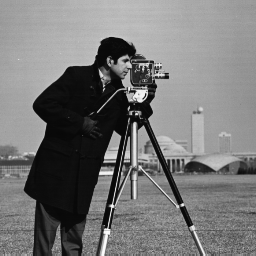
#> input picture Images/cameraman.tif, 256 x 256 px
$ jupyter execute 'Part I.ipynb'   (shell and % lines are left out)
#> lines starting #> are read from the running program, lines starting #| are printed output that depends on the picture
## Libraries

[cell 1]
import numpy as np
import matplotlib.pyplot as plt
from matplotlib.ticker import NullLocator
import matplotlib.image as mpimg
from scipy.fft import fft2, ifft2

## Read image

[cell 2]
img = mpimg.imread('Images/cameraman.tif')
#> img is the input picture: shape (256, 256); min 7, max 253, mean 118.7

## Plotting image

[cell 3]
fig, ax = plt.subplots(figsize = (8,6))

ax.imshow(img, cmap = 'gray')

plt.gca().xaxis.set_major_locator(NullLocator())
plt.gca().yaxis.set_major_locator(NullLocator())

## DFT

[cell 4]
img_DFT = fft2(img)

[cell 5]
img_DFT_real, img_DFT_imag = img_DFT.real, 1.0j*img_DFT.imag
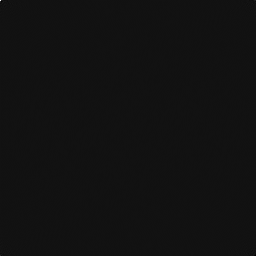
#> img_DFT_real: shape (256, 256) float64; min -591204.3, max 7780728, mean 156; drawn with min black and max white

## inverse DFT

[cell 6]
img_real = abs(ifft2(img_DFT_real))
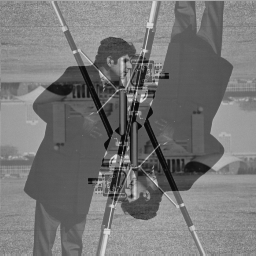
#> img_real: shape (256, 256) float64; min 8.5, max 227.5, mean 118.7

[cell 7]
img_imag = abs(ifft2(img_DFT_imag))
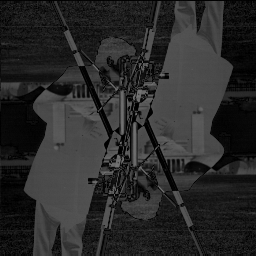
#> img_imag: shape (256, 256) float64; min 0, max 117, mean 41.6

## Plotting images

[cell 8]
fig, axs = plt.subplots(1,2, figsize = (18,7))

axs[0].imshow(img_real, cmap = 'gray')
axs[1].imshow(img_imag, cmap = 'gray')

titles = ['(a)\n', '(b)\n']

for ax, title in zip(axs, titles):

    # Set title

    ax.set_title(title, fontsize = 24)

    # Remove axis

    ax.xaxis.set_major_locator(NullLocator())
    ax.yaxis.set_major_locator(NullLocator())

plt.savefig("Results/real_imag.pdf", bbox_inches = 'tight')
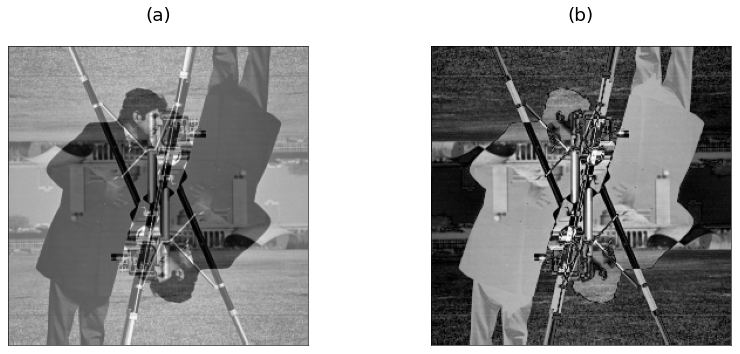
#> figure drawn by matplotlib, 2 panels
